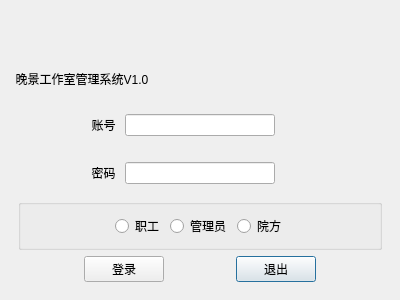
<?xml version="1.0" encoding="UTF-8"?>
<ui version="4.0">
 <class>login</class>
 <widget class="QDialog" name="login">
  <property name="geometry">
   <rect>
    <x>0</x>
    <y>0</y>
    <width>400</width>
    <height>300</height>
   </rect>
  </property>
  <property name="windowTitle">
   <string>Dialog</string>
  </property>
  <property name="styleSheet">
   <string notr="true">QLabel#lb1{font: 30px '黑体';}
</string>
  </property>
  <layout class="QGridLayout" name="gridLayout">
   <property name="leftMargin">
    <number>0</number>
   </property>
   <property name="topMargin">
    <number>0</number>
   </property>
   <property name="rightMargin">
    <number>0</number>
   </property>
   <property name="bottomMargin">
    <number>0</number>
   </property>
   <property name="horizontalSpacing">
    <number>0</number>
   </property>
   <item row="0" column="0">
    <widget class="QWidget" name="bg" native="true">
     <layout class="QGridLayout" name="gridLayout_2">
      <item row="2" column="1">
       <widget class="QLineEdit" name="lE1">
        <property name="maximumSize">
         <size>
          <width>150</width>
          <height>16777215</height>
         </size>
        </property>
       </widget>
      </item>
      <item row="2" column="0">
       <widget class="QLabel" name="lb2">
        <property name="layoutDirection">
         <enum>Qt::RightToLeft</enum>
        </property>
        <property name="text">
         <string>账号 </string>
        </property>
        <property name="alignment">
         <set>Qt::AlignRight|Qt::AlignTrailing|Qt::AlignVCenter</set>
        </property>
       </widget>
      </item>
      <item row="6" column="0" colspan="3">
       <widget class="QWidget" name="widget" native="true">
        <layout class="QGridLayout" name="gridLayout_3">
         <item row="2" column="2">
          <spacer name="hs2">
           <property name="orientation">
            <enum>Qt::Horizontal</enum>
           </property>
           <property name="sizeHint" stdset="0">
            <size>
             <width>40</width>
             <height>20</height>
            </size>
           </property>
          </spacer>
         </item>
         <item row="2" column="3">
          <widget class="QPushButton" name="pB2">
           <property name="text">
            <string>退出</string>
           </property>
          </widget>
         </item>
         <item row="2" column="4">
          <spacer name="hs3">
           <property name="orientation">
            <enum>Qt::Horizontal</enum>
           </property>
           <property name="sizeHint" stdset="0">
            <size>
             <width>40</width>
             <height>20</height>
            </size>
           </property>
          </spacer>
         </item>
         <item row="2" column="0">
          <spacer name="hs1">
           <property name="orientation">
            <enum>Qt::Horizontal</enum>
           </property>
           <property name="sizeHint" stdset="0">
            <size>
             <width>40</width>
             <height>20</height>
            </size>
           </property>
          </spacer>
         </item>
         <item row="2" column="1">
          <widget class="QPushButton" name="pB1">
           <property name="text">
            <string>登录</string>
           </property>
          </widget>
         </item>
         <item row="1" column="0" colspan="5">
          <widget class="QGroupBox" name="groupBox">
           <property name="title">
            <string/>
           </property>
           <layout class="QGridLayout" name="gridLayout_4">
            <item row="0" column="3">
             <widget class="QRadioButton" name="radioButton">
              <property name="text">
               <string>院方</string>
              </property>
             </widget>
            </item>
            <item row="0" column="2">
             <widget class="QRadioButton" name="radioButton_2">
              <property name="text">
               <string>管理员</string>
              </property>
             </widget>
            </item>
            <item row="0" column="1">
             <widget class="QRadioButton" name="radioButton_3">
              <property name="text">
               <string>职工</string>
              </property>
             </widget>
            </item>
            <item row="0" column="0">
             <spacer name="horizontalSpacer">
              <property name="orientation">
               <enum>Qt::Horizontal</enum>
              </property>
              <property name="sizeHint" stdset="0">
               <size>
                <width>40</width>
                <height>20</height>
               </size>
              </property>
             </spacer>
            </item>
            <item row="0" column="4">
             <spacer name="horizontalSpacer_2">
              <property name="orientation">
               <enum>Qt::Horizontal</enum>
              </property>
              <property name="sizeHint" stdset="0">
               <size>
                <width>40</width>
                <height>20</height>
               </size>
              </property>
             </spacer>
            </item>
           </layout>
          </widget>
         </item>
        </layout>
       </widget>
      </item>
      <item row="4" column="1">
       <widget class="QLineEdit" name="lE2">
        <property name="maximumSize">
         <size>
          <width>150</width>
          <height>16777215</height>
         </size>
        </property>
       </widget>
      </item>
      <item row="3" column="1">
       <spacer name="verticalSpacer">
        <property name="orientation">
         <enum>Qt::Vertical</enum>
        </property>
        <property name="sizeType">
         <enum>QSizePolicy::Maximum</enum>
        </property>
        <property name="sizeHint" stdset="0">
         <size>
          <width>20</width>
          <height>20</height>
         </size>
        </property>
       </spacer>
      </item>
      <item row="1" column="0" colspan="3">
       <widget class="QLabel" name="lb1">
        <property name="maximumSize">
         <size>
          <width>16777215</width>
          <height>60</height>
         </size>
        </property>
        <property name="text">
         <string>  晚景工作室管理系统V1.0</string>
        </property>
       </widget>
      </item>
      <item row="4" column="0">
       <widget class="QLabel" name="lb3">
        <property name="layoutDirection">
         <enum>Qt::RightToLeft</enum>
        </property>
        <property name="text">
         <string>密码 </string>
        </property>
        <property name="alignment">
         <set>Qt::AlignRight|Qt::AlignTrailing|Qt::AlignVCenter</set>
        </property>
       </widget>
      </item>
      <item row="0" column="1">
       <spacer name="verticalSpacer_2">
        <property name="orientation">
         <enum>Qt::Vertical</enum>
        </property>
        <property name="sizeType">
         <enum>QSizePolicy::Maximum</enum>
        </property>
        <property name="sizeHint" stdset="0">
         <size>
          <width>20</width>
          <height>40</height>
         </size>
        </property>
       </spacer>
      </item>
     </layout>
     <zorder>widget</zorder>
     <zorder>lE2</zorder>
     <zorder>lE1</zorder>
     <zorder>lb2</zorder>
     <zorder>lb3</zorder>
     <zorder>lb1</zorder>
     <zorder>verticalSpacer</zorder>
     <zorder>verticalSpacer_2</zorder>
    </widget>
   </item>
  </layout>
 </widget>
 <resources/>
 <connections/>
</ui>
